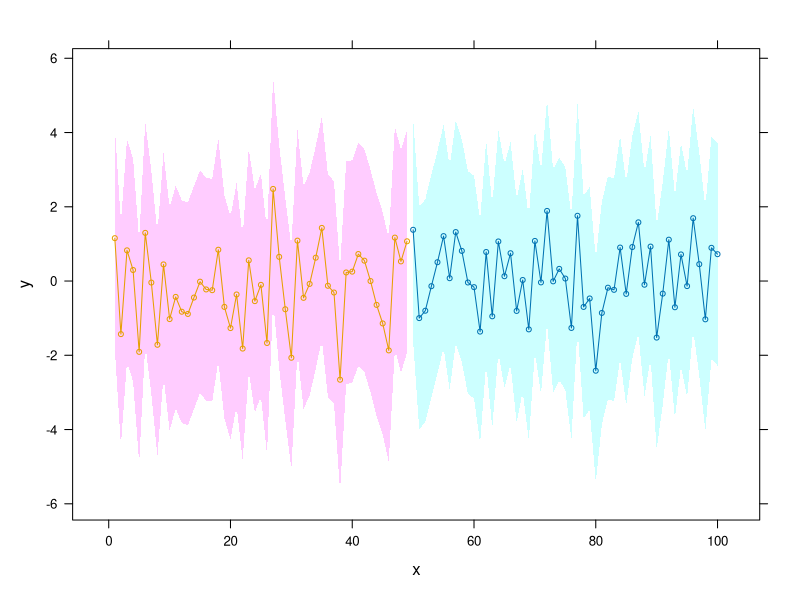

This chart was generated by the following R code:
## ---- chunk 1
library(lattice)
## ---- chunk 2
my.panel.bands <- function(x, y, upper, lower, fill, col,
                           subscripts, ..., font, fontface) {
  upper <- upper[subscripts]
  lower <- lower[subscripts]
  panel.polygon(c(x, rev(x)), c(upper, rev(lower)),
                col = fill, border = FALSE, ...)}
## ---- chunk 3
conf.bandplot <- function(formula, data, ...) {
  xyplot(formula, data = data,
         upper = data$high, lower = data$low,
         prepanel = function(x, y, upper, lower, subscripts, ...) {
           default.prepanel <- prepanel.default.xyplot(x, y, subscripts, ...)
           default.prepanel$ylim <- c(min(lower), max(upper))
           default.prepanel
           },
         panel = function(x, y, ...) {
           panel.superpose(x, y, panel.groups = my.panel.bands, type='l', col='gray',...)
           panel.xyplot(x, y, type='b', cex=0.6, lty=1,...)
           }, ...)}
## ---- chunk 4
limit <- 100
border <- 3
data <- data.frame(x = 1:limit, y = rnorm(limit))
data$low <- data$y - border
data$high <- data$y + border
conf.bandplot(y ~ x, data, groups=(data$x < limit / 2))
